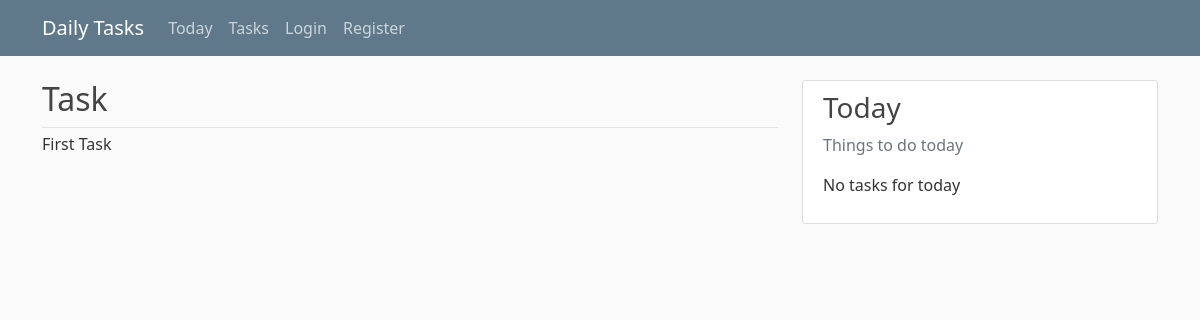
/post/1/, run on an earlier commit of the app's database.
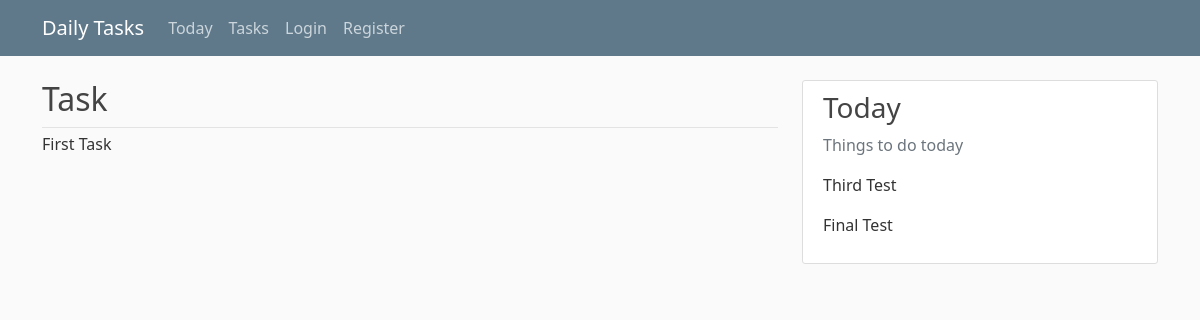
And on a later commit of the database.
### calendar_app/models.py (models this page shows, shortened)
class Post(models.Model):
    task = models.TextField()
    date_due = models.DateField(default=timezone.now)
    author = models.ForeignKey(User, on_delete=models.CASCADE)

### calendar_app/views.py (the view)
# urls.py: path('post/<int:pk>/', TaskDetailView.as_view(), name='task-detail'),
class TaskDetailView(DetailView):
    model = Post
    def get_context_data(self, **kwargs):
        context = super().get_context_data(**kwargs)
        context['filtered_posts'] = Post.objects.filter(date_due=date.today())
        return context

### calendar_app/templates/calendar_app/post_detail.html (shortened to what this page needs)
{% extends "calendar_app/base.html" %}
{% load static %}
{% block content %}
    <h2>Task</h2>
        <article class=""media content-section>
            <div class="media-body">
                <div class="article-metadata" id="task-list">
                </div>
            <p class="article-content">{{ object.task }}</p>
            </div>
        </article>
{% endblock content %}

### calendar_app/templates/calendar_app/base.html (shortened to what this page needs)
{% load static %}
<!DOCTYPE html>
<html lang="en">
<head>
    <link href="https://cdn.jsdelivr.net/npm/bootstrap@5.0.2/dist/css/bootstrap.min.css" rel="stylesheet">
    <link rel="stylesheet" href="{% static 'calendar_app/css/main.css' %}">
</head>
<body>
<header class="site-header">
    <nav class="navbar navbar-expand-md navbar-dark bg-steel fixed-top">
        <div class="container">
            <a class="navbar-brand mr-4" href="{% url 'calendar-home'%}">Daily Tasks</a>
            <div class="collapse navbar-collapse" id="navbarToggle">
                <div class="navbar-nav mr-auto">
                    <a class="nav-item nav-link" href="{% url 'calendar-home'%}">Today</a>
                    <a class="nav-item nav-link" href="{% url 'calendar-tasks'%}">Tasks</a>
                </div>
                <div class="navbar-nav">
                    {% if user.is_authenticated %}
                        <a class="nav-item nav-link" href="{% url 'task-create' %}">Create</a>
                        <a class="nav-item nav-link" href="{% url 'profile' %}">Profile</a>
                        <a class="nav-item nav-link" href="{% url 'logout' %}">Logout</a>
                    {% else %}
                        <a class="nav-item nav-link" href="{% url 'login' %}">Login</a>
                        <a class="nav-item nav-link" href="{% url 'register'%}">Register</a>
                    {% endif %}
                </div>
            </div>
        </div>
    </nav>
</header>
<main role="main" class="container">
    <div class="row">
        <div class="col-md-8">
        {% block content %}{% endblock %}
        </div>
        <div class="col-md-4">
        <div class="content-section">
            <h3>Today</h3>
            <p class='text-muted'>Things to do today</p>
                {% for today_post in filtered_posts %}
                    <p>{{ today_post.task }}</p>
                {% empty %}
                    <p>No tasks for today</p>
                {% endfor %}
        </div>
        </div>
    </div>
</main>
</body>
</html>

### calendar_app/static/calendar_app/css/main.css (style rules this page uses)
body { background: #fafafa; color: #333333; margin-top: 5rem; }
h1, h2, h3, h4, h5, h6 { color: #444444; }
.bg-steel { background-color: #5f788a; }
.site-header .navbar-nav .nav-link { color: #cbd5db; }
.content-section { background: #ffffff; padding: 10px 20px; border: 1px solid #dddddd; border-radius: 3px; margin-bottom: 20px; }
.article-content { white-space: pre-line; }
.article-metadata { padding-bottom: 1px; margin-bottom: 4px; border-bottom: 1px solid #e3e3e3 }

What changed in the data, as far as the page shows it:
added Post: task "Third Test"
added Post: task "Final Test"
Also different on the page:
text no longer shown: "No tasks for today"
